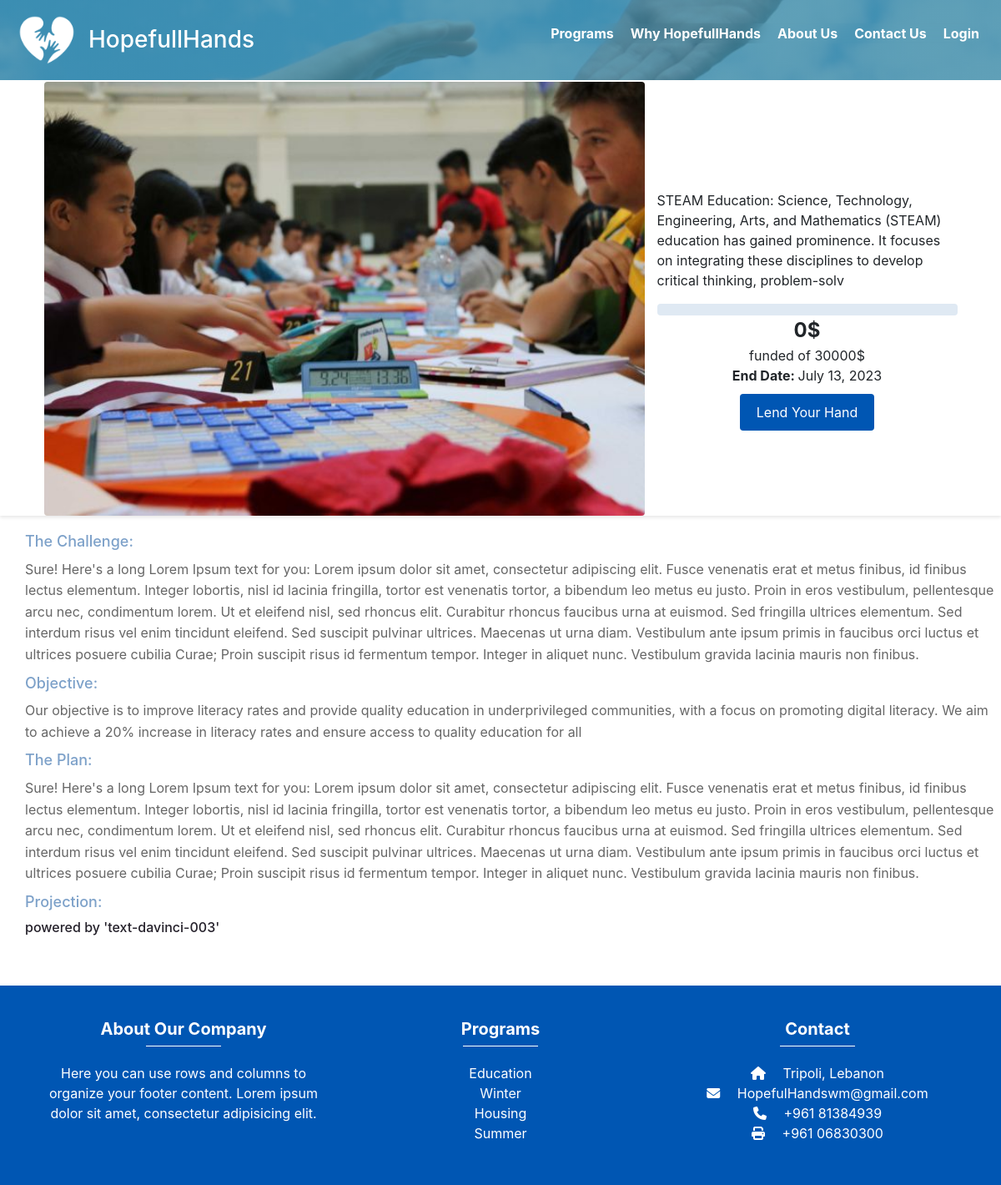
Before: /programs/5/ with the older database file.
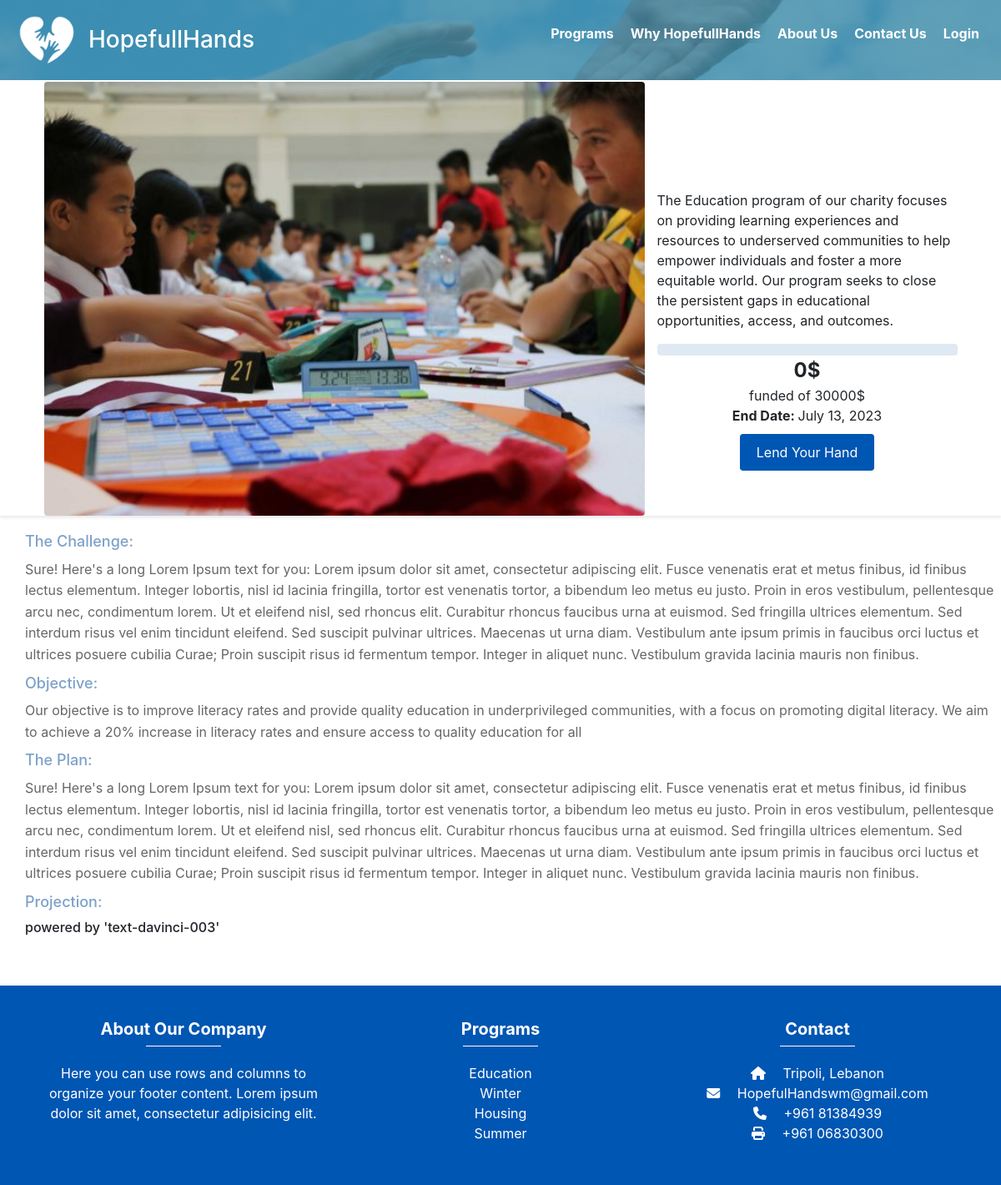
After: the same page with the newer database file.
### app1/models.py (models this page shows, shortened)
class Program(models.Model):
    program_name = models.CharField(max_length=40)
    program_description = models.CharField(max_length=400)
    program_summary = models.CharField(max_length=200, default='Default Value')
    program_image = models.ImageField(upload_to='images/')
    budget = models.IntegerField()
    start_date = models.DateField()
    end_date = models.DateField()
    raised = models.IntegerField(default=0)
    program_challenge = models.CharField(max_length=2000, default='Default Value')
    program_objective = models.CharField(max_length=2000, default='Default Value')
    program_plan = models.CharField(max_length=2000, default='Default Value')

### app1/views.py (the view)
# urls.py: re_path(r'^.*programs/(?P<program_id>\d+)/$', program_details, name='program_details'),
def program_details(request, program_id):
    program = get_object_or_404(Program, id=program_id)
    progress = calculate_progress(program.raised, program.budget)
    context = {
        'program': program,
        'progress': progress,
    }
    return render(request, 'pages/program_details.html', context)

### app1/views.py (called while the page is built)
def calculate_progress(raised, budget):
    if budget == 0:
        return 0
    return (raised / budget) * 100

### templates/pages/program_details.html (shortened to what this page needs)
<!DOCTYPE html>
<html lang="en">
<head>
</head>
<body>
  {% include 'components/navbar.html' %}
  <h1 class="program-details-title">{{ program.program_name }}</h1>
  <div class="program-details-container">
    <div class="program-details-image">
      <img src="{{ program.program_image.url }}" alt="Program Image">
    </div>
    <div class="program-details-progressBar">
      <p>{{ program.program_description }}</p>
      {% include 'components/progressbar.html' %}
    </div>
  </div>
  <div class="program-details-description">
    <h2>The Challenge:</h2>
    <p>{{ program.program_challenge }}</p>
    <h2>Objective:</h2>
    <p>{{ program.program_objective }}</p>
    <h2>The Plan:</h2>
    <p>{{ program.program_plan }}</p>
    <h2>Projection:</h2>
<h6 style="color: #24202A;">powered by 'text-davinci-003'</h6>
  </div>
  {% include 'components/footer.html' %}
</body>
</html>

### templates/components/navbar.html (shortened to what this page needs)
  <nav class="navbar">
    <a href="/" class="logo" style="text-decoration: none; color: white; margin-block-end: auto;">
      {% load static %}
      <img src="{% static 'images/image.png' %}" alt="Logo">
      <h3>HopefullHands</h3>
    </a>
    <ul class="menu">
      <li>
        <a href="{% url 'programs' %}">Programs</a>
      </li>
      <li>
       <a href="{% url 'why_hopfullhand' %}">Why HopefullHands</a>
      </li>
      <li>
        <a href="{% url 'about'  %}">About Us</a>
      </li>
      <li>
        <a href="{% url 'contact' %}">Contact Us</a>
      </li>
    <li>
      {% if not user.is_authenticated %}
      <a href="{% url 'login' %}">Login</a>
      {% else %}
      <a href="{% url 'logout' %}">Logout</a>
      {% endif %}
    </li>
    </ul>
  </nav>

### templates/components/progressbar.html (shortened to what this page needs)
<!DOCTYPE html>
<html>
<head>
</head>
<body>
  <div class="container123">
    <div class="progress-bar1">
    </div>
    <div class="program-details" style="font-size: 1.5em;">
      <strong>{{ program.raised }}$</strong>
    </div>
    <div class="program-details">
      funded of {{ program.budget }}$
    </div>
    <div class="program-details">
      <strong>End Date: </strong>{{ program.end_date }}
    </div>
    <a class="program-details-donate-button" href="{% url 'donate' %}">Lend Your Hand</a>
  </div>
</body>
</html>

### templates/components/footer.html (shortened to what this page needs)
<!DOCTYPE html>
<html>
<head>
  <link rel="stylesheet" href="https://maxcdn.bootstrapcdn.com/bootstrap/4.0.0/css/bootstrap.min.css">
</head>
<body>
  <footer id="Footer">
    <div class="container">
      <div class="row justify-content-center">
        <div class="col-md-4">
          <h5>About Our Company</h5>
          <hr>
          <p>Here you can use rows and columns to organize your footer content. Lorem ipsum dolor sit amet, consectetur adipisicing elit.</p>
        </div>
        <div class="col-md-4">
          <h5>Programs</h5>
          <hr>
          <p>
            <a href="#!">Education</a>
          </p>
          <p>
            <a href="#!">Winter</a>
          </p>
          <p>
            <a href="#!">Housing</a>
          </p>
          <p>
            <a href="#!">Summer</a>
          </p>
        </div>
        <div class="col-md-4">
          <h5>Contact</h5>
          <hr>
          <p>
            <i class="fas fa-home mr-3"></i> Tripoli, Lebanon</p>
          <p>
            <i class="fas fa-envelope mr-3"></i> HopefulHandswm@gmail.com</p>
          <p>
            <i class="fas fa-phone mr-3"></i> +961 81384939</p>
          <p>
            <i class="fas fa-print mr-3"></i> +961 06830300</p>
        </div>
      </div>
    </div>
  </footer>
</body>
</html>

### templates/pages/program_details.html (style rules this page uses)
.program-details-title { text-align: center; font-size: 40px; padding: 5px 0; color: #0056b3; margin-top: 10px; margin-bottom: 0px; }
.program-details-container { display: flex; justify-content: center; background-color: ; height: 550px; padding: 0px; box-shadow: 0 2px 4px rgba(0, 0, 0, 0.1); margin-bottom: 20px; }
.program-details-image { flex-basis: 60%; border-radius: 4px; margin-top: 30px; margin-right: 15px; overflow: hidden; }
.program-details-image img { width: 100%; height: 100%; object-fit: cover; }
.program-details-progressBar { margin-top: 160px; flex-basis: 30%; }
.program-details-description { margin-left: 30px; margin-bottom: 60px; }
.program-details-description h2 { font-size: 18px; margin-bottom: 10px; color: #7da1c9; }
.program-details-description p { margin-bottom: 10px; color: #666; line-height: 1.6; }
.program-details-donate-button { display: inline-block; padding: 10px 20px; background-color: #0056b3; color: #fff; text-align: center; text-decoration: none; border: none; border-radius: 4px; transition: background-color 0.3s ease; }

### templates/components/navbar.html (style rules this page uses)
body { margin: 0; padding: 0; font-family: Arial, sans-serif; }
.navbar { position: fixed !important; height: 6em; top: 0; left: 0; width: 100%; padding: 20px; display: flex; justify-content: space-between; align-items: center; background-color: #0056b3; background-image: linear-gradient(rgba(62, 141, 168, 0.8), rgba(62, 141, 168, 0.8)), url('../static/images/back.jpg'); background-size: cover; background-position: center; z-index: 999; }
.logo { display: flex; align-items: center; color: white; }
.logo img { display: block; max-width: 80px; max-height: 80px; margin-right: 10px; }
.logo h3 { margin: 0; }
.menu { position: fixed; top: 0; left: 0; width: 100%; height: 100%; display: flex; flex-direction: column; align-items: flex-start; justify-content: center; z-index: 999; opacity: 0; pointer-events: none; transition: opacity 0.3s ease; background-color: rgba(0, 0, 0, 0.5); backdrop-filter: blur(8px); list-style: none; }
.menu li { margin-bottom: 20px; font-size: 2em; }
.menu a { font-weight: bold; font-size: larger; color: white; padding: 10px 15px; display: block; transition: transform 0.2s ease-in-out; text-decoration: none; position: relative; }
.menu a::before { content: ""; position: absolute; bottom: -2px; left: 0; width: 100%; height: 2px; background-color: white; opacity: 0; transform: scaleX(0); transition: transform 0.2s ease-in-out, opacity 0.2s ease-in-out; }
@media screen and (min-width: 769px) { .navbar { justify-content: flex-start; } }
@media screen and (min-width: 769px) { .menu { position: static; width: auto; height: auto; flex-direction: row; justify-content: flex-end; opacity: 1; pointer-events: all; background-color: transparent; } }
@media screen and (min-width: 769px) { .menu li { margin-bottom: 0; } }
@media screen and (min-width: 769px) { .menu a { font-size: 16px; padding: 0 10px; } }

### templates/components/footer.html (style rules this page uses)
#Footer { background-color: #0056b3; color: #fff; padding-top: 40px; padding-bottom: 20px; }
#Footer .container { text-align: center; }
#Footer .col-md-4 { margin-bottom: 30px; }
#Footer h5 { font-weight: bold; margin-top: 0; }
#Footer hr { border-top-color: #fff; width: 90px; margin-top: 0; margin-bottom: 20px; }
#Footer p { margin: 0; }
#Footer a { color: #fff; text-decoration: none; }

Changed rows visible on the page:
changed Program: program_description "STEAM Education: Science, Technology, Engineering, Arts, and Mathematics (STEAM) education has gained prominence. It focuses on integrating these disciplines to develop critical thinking, problem-solv" → "The Education program of our charity focuses on providing learning experiences and resources to underserved communities to help empower individuals and foster a more equitable world. Our program seeks to close the persistent gaps in educational opportunities, access, and outcomes."
